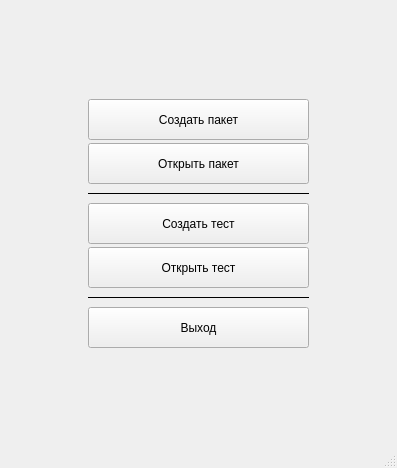
<?xml version="1.0" encoding="UTF-8"?>
<ui version="4.0">
 <class>MainMenu</class>
 <widget class="QMainWindow" name="MainMenu">
  <property name="geometry">
   <rect>
    <x>0</x>
    <y>0</y>
    <width>397</width>
    <height>468</height>
   </rect>
  </property>
  <property name="windowTitle">
   <string>Учебная оболочка [Меню]</string>
  </property>
  <property name="styleSheet">
   <string notr="true">QPushButton::hover {
	color: red;
}</string>
  </property>
  <widget class="QWidget" name="centralWidget">
   <property name="styleSheet">
    <string notr="true"/>
   </property>
   <layout class="QGridLayout" name="gridLayout">
    <item row="0" column="1">
     <spacer name="verticalSpacer">
      <property name="orientation">
       <enum>Qt::Vertical</enum>
      </property>
      <property name="sizeHint" stdset="0">
       <size>
        <width>20</width>
        <height>31</height>
       </size>
      </property>
     </spacer>
    </item>
    <item row="1" column="0">
     <spacer name="horizontalSpacer">
      <property name="orientation">
       <enum>Qt::Horizontal</enum>
      </property>
      <property name="sizeHint" stdset="0">
       <size>
        <width>36</width>
        <height>20</height>
       </size>
      </property>
     </spacer>
    </item>
    <item row="1" column="1">
     <layout class="QVBoxLayout" name="verticalLayout">
      <property name="spacing">
       <number>3</number>
      </property>
      <item>
       <widget class="QPushButton" name="buttonCreatePackage">
        <property name="minimumSize">
         <size>
          <width>221</width>
          <height>41</height>
         </size>
        </property>
        <property name="text">
         <string>Создать пакет</string>
        </property>
       </widget>
      </item>
      <item>
       <widget class="QPushButton" name="buttonOpenPackage">
        <property name="minimumSize">
         <size>
          <width>221</width>
          <height>41</height>
         </size>
        </property>
        <property name="text">
         <string>Открыть пакет</string>
        </property>
       </widget>
      </item>
      <item>
       <spacer name="verticalSpacer_3">
        <property name="orientation">
         <enum>Qt::Vertical</enum>
        </property>
        <property name="sizeType">
         <enum>QSizePolicy::Fixed</enum>
        </property>
        <property name="sizeHint" stdset="0">
         <size>
          <width>20</width>
          <height>5</height>
         </size>
        </property>
       </spacer>
      </item>
      <item>
       <widget class="Line" name="line1">
        <property name="styleSheet">
         <string notr="true"/>
        </property>
        <property name="frameShadow">
         <enum>QFrame::Plain</enum>
        </property>
        <property name="midLineWidth">
         <number>1</number>
        </property>
        <property name="orientation">
         <enum>Qt::Horizontal</enum>
        </property>
       </widget>
      </item>
      <item>
       <spacer name="verticalSpacer_4">
        <property name="orientation">
         <enum>Qt::Vertical</enum>
        </property>
        <property name="sizeType">
         <enum>QSizePolicy::Fixed</enum>
        </property>
        <property name="sizeHint" stdset="0">
         <size>
          <width>20</width>
          <height>5</height>
         </size>
        </property>
       </spacer>
      </item>
      <item>
       <widget class="QPushButton" name="buttonCreateTest">
        <property name="enabled">
         <bool>true</bool>
        </property>
        <property name="minimumSize">
         <size>
          <width>221</width>
          <height>41</height>
         </size>
        </property>
        <property name="text">
         <string>Создать тест</string>
        </property>
       </widget>
      </item>
      <item>
       <widget class="QPushButton" name="buttonOpenTest">
        <property name="enabled">
         <bool>true</bool>
        </property>
        <property name="minimumSize">
         <size>
          <width>221</width>
          <height>41</height>
         </size>
        </property>
        <property name="text">
         <string>Открыть тест</string>
        </property>
       </widget>
      </item>
      <item>
       <spacer name="verticalSpacer_5">
        <property name="orientation">
         <enum>Qt::Vertical</enum>
        </property>
        <property name="sizeType">
         <enum>QSizePolicy::Fixed</enum>
        </property>
        <property name="sizeHint" stdset="0">
         <size>
          <width>20</width>
          <height>5</height>
         </size>
        </property>
       </spacer>
      </item>
      <item>
       <widget class="Line" name="line2">
        <property name="frameShadow">
         <enum>QFrame::Plain</enum>
        </property>
        <property name="midLineWidth">
         <number>1</number>
        </property>
        <property name="orientation">
         <enum>Qt::Horizontal</enum>
        </property>
       </widget>
      </item>
      <item>
       <spacer name="verticalSpacer_6">
        <property name="orientation">
         <enum>Qt::Vertical</enum>
        </property>
        <property name="sizeType">
         <enum>QSizePolicy::Fixed</enum>
        </property>
        <property name="sizeHint" stdset="0">
         <size>
          <width>20</width>
          <height>5</height>
         </size>
        </property>
       </spacer>
      </item>
      <item>
       <widget class="QPushButton" name="buttonExit">
        <property name="minimumSize">
         <size>
          <width>221</width>
          <height>41</height>
         </size>
        </property>
        <property name="text">
         <string>Выход</string>
        </property>
       </widget>
      </item>
     </layout>
    </item>
    <item row="1" column="2">
     <spacer name="horizontalSpacer_2">
      <property name="orientation">
       <enum>Qt::Horizontal</enum>
      </property>
      <property name="sizeHint" stdset="0">
       <size>
        <width>36</width>
        <height>20</height>
       </size>
      </property>
     </spacer>
    </item>
    <item row="2" column="1">
     <spacer name="verticalSpacer_2">
      <property name="orientation">
       <enum>Qt::Vertical</enum>
      </property>
      <property name="sizeHint" stdset="0">
       <size>
        <width>20</width>
        <height>32</height>
       </size>
      </property>
     </spacer>
    </item>
   </layout>
  </widget>
  <widget class="QStatusBar" name="statusBar"/>
 </widget>
 <layoutdefault spacing="6" margin="11"/>
 <resources/>
 <connections/>
</ui>
